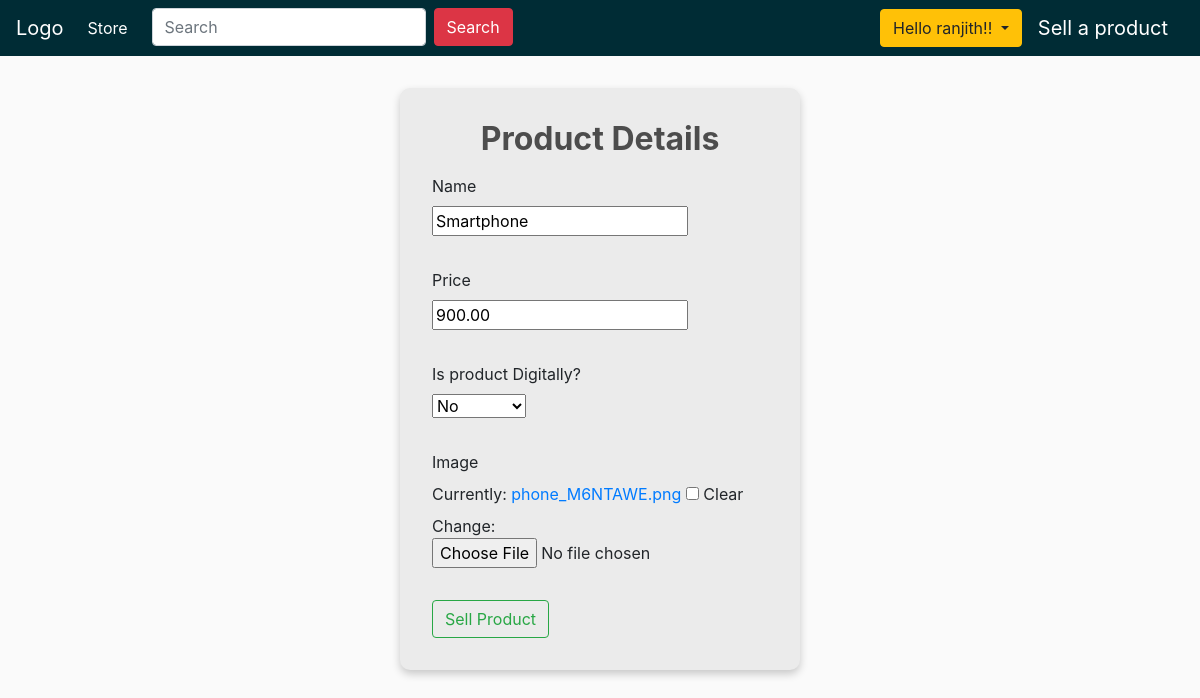
/seller_update_product/3 (signed in), run on an earlier commit of the app's database.
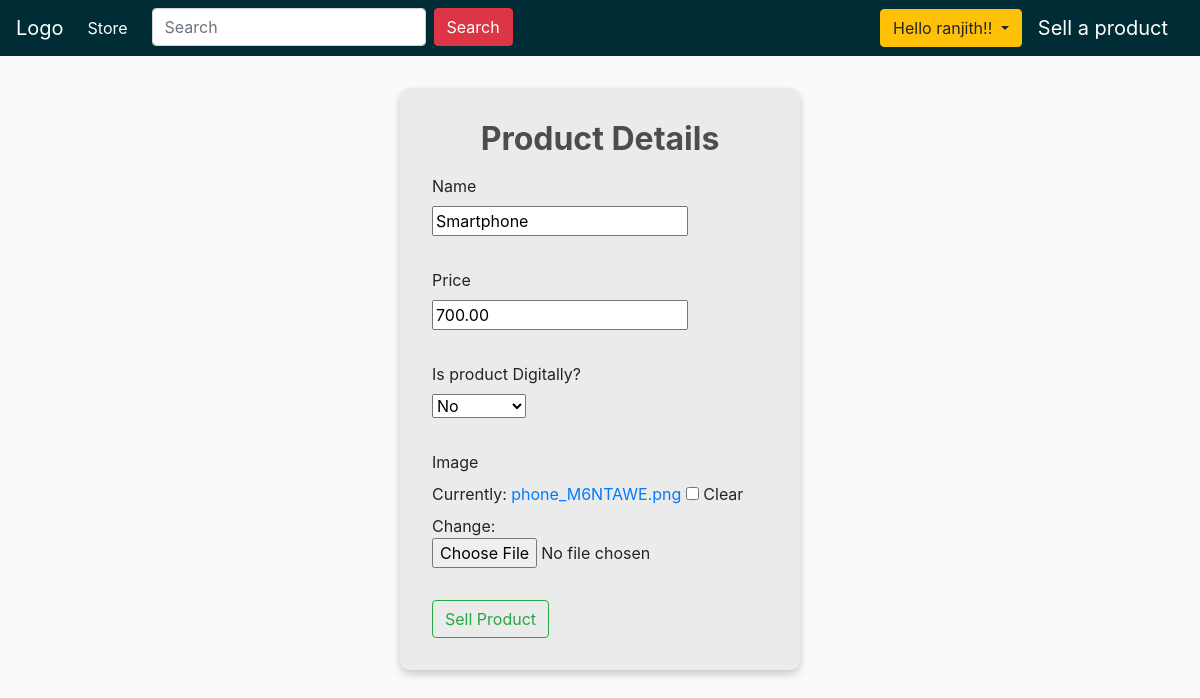
And on a later commit of the database.
### store/models.py (models this page shows, shortened)
class Product(models.Model):
    name = models.CharField(max_length=100, null=True )
    price = models.DecimalField(max_digits=10, decimal_places=2)
    digital = models.BooleanField(default=False, null=True, blank=False)
    image = models.ImageField(null=True, blank=True)
    seller = models.ForeignKey(Seller, null=True, on_delete=models.CASCADE)

### store/views.py (the view)
# urls.py: path('seller_update_product/<str:pk>', views.sellerUpdateProduct, name='seller_update_product'),
@login_required(login_url='seller_login')
def sellerUpdateProduct(request, pk):
    product = Product.objects.get(id = pk)
    if request.user != product.seller.user:
        return JsonResponse("Product is sold by someone else", safe=False)
    form = ProductForm(instance=product)
    if request.method == 'POST':
        form = ProductForm(request.POST, request.FILES, instance=product)
        if form.is_valid():
            product = form.save()
            return redirect("seller_products")
    context = {'form': form}
    return render(request, "store/seller_add_product.html", context)

### store/forms.py
class ProductForm(ModelForm):
    class Meta:
        model = Product
        fields = '__all__'
        exclude = ['seller']

### store/templates/store/seller_add_product.html (shortened to what this page needs)
{% extends 'store/main.html' %}
{% block content %}
<div class="container">
    <div class="add_product">
        <h2 style="text-align: center; margin-bottom: 1rem;"><strong>Product Details</strong></h2>
        <form class="form" method="POST" enctype="multipart/form-data" action="">
            {% for field in form  %}
            <div class="form__group">
            {% if field.label == 'Digital' %}
            <label for="room_name">Is product Digitally?</label>
            {% else %}
            <label for="room_name">{{field.label}}</label>
            {% endif %}
            <br>
            {{field}}
            </div>
            {% endfor %}
            <button class="btn btn-outline-success"  type="submit">
                Sell Product
            </button>
        </form>
    </div>
</div>
{% endblock content %}

### store/templates/store/main.html (shortened to what this page needs)
<!DOCTYPE html>
{% load static %}
<html lang="en">
<head>
    <link rel="stylesheet" href="https://stackpath.bootstrapcdn.com/bootstrap/4.4.1/css/bootstrap.min.css">
    <link rel="stylesheet" type="text/css" href="{% static 'css/main.css' %}">
</head>
<body>
    <nav class="navbar sticky-top navbar-expand-lg navbar-dark bg-dark">
        <a class="navbar-brand" href="{% url 'store' %}">Logo</a>
        <div class="collapse navbar-collapse" id="navbarSupportedContent">
          <ul class="navbar-nav mr-auto">
            <li class="nav-item active">
              <a class="nav-link" href="{% url 'store' %}">Store <span class="sr-only">(current)</span></a>
            </li>
            {% if siteUser == "customer" %}
            <li class="nav-item active" style="padding-left: 1rem;">
              <form class="form-inline" style="text-align: center;" action="{% url 'store' %}">
                <input class="form-control mr-sm-2" type="search" placeholder="Search" aria-label="Search" name="q">
                <button class="btn btn btn-danger my-2 my-sm-0" type="submit">Search</button>
              </form>
            </li>
            {% else %}
            <li class="nav-item active" style="padding-left: 1rem;">
              <form class="form-inline" style="text-align: center;" action="{% url 'seller_products' %}">
                <input class="form-control mr-sm-2" type="search" placeholder="Search" aria-label="Search" name="q">
                <button class="btn btn btn-danger my-2 my-sm-0" type="submit">Search</button>
              </form>
            </li>
            {% endif %}
          </ul>
        <div class="form-inline my-2 my-lg-0">
            {% if request.user.is_authenticated %}
            <div class="dropdown">
              <button class="btn btn-warning dropdown-toggle" type="button" id="dropdownMenuButton" data-toggle="dropdown" aria-haspopup="true" aria-expanded="false">
                Hello {{request.user.username}}!!
              </button>
            </div>
            {% else %}
            <a href="{% url 'login' %}"class="btn btn-warning">Login</a>
            {% endif %}
            {% if siteUser == "customer" %}
            <a href="{% url 'cart' %}">
               <img  id="cart-icon" src="{% static 'images/cart.png' %}">
           </a>
           <p id="cart-total">{{cartItems}}</p>
           {% else %}
           <a class="navbar-brand" style="padding-left: 1rem;" href="{% url 'seller_add_product' %}">Sell a product</a>
           {% endif %}
       </div>
        </div>
      </nav>
    <div class="container">
        {% block content %}
        {% endblock content %}
    </div>
</body>
</html>

### static/css/main.css (style rules this page uses)
body { background-color: hsl(0, 0%, 98%); }
h1,h2,h3,h4,h5,h6 { color:hsl(0, 0%, 30%); }
.bg-dark { background-color: #002c35!important; }
.btn { border-radius: 10; }
.add_product { background-color: rgb(235, 235, 235); height: fit-content; width: 25rem; padding: 2rem; margin: auto; box-shadow: 0 4px 8px 0 rgba(0,0,0,0.2); transition: 0.4s; border-radius: 10px; text-align: left; text-align: left; }
.form__group { margin-bottom: 2rem; width: 100%; }
.container { padding: 16px 16px ; }

What changed in the data, as far as the page shows it:
changed Product "Smartphone": price "900.00" → "700.00"
